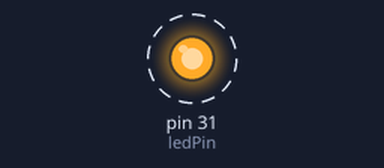
Simulated run of this sketch. Board: Arduino Mega 2560, built with avr-gcc and run on an emulated ATmega2560. Shown: output pins drawn as LEDs (lit = HIGH). Dashed ring = blinking. No radio packets arrive unless stated; what the sketch prints to the serial monitor is not drawn.

Above: at 0.03 s.
Timing chart, 0 to 3.0 s (numbered marks = the images above):
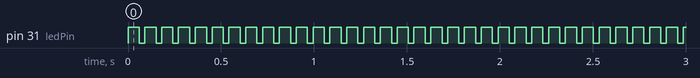

Measured:
- by itself, pin 31 (ledPin): alternates HIGH for 0.06 s and LOW for 0.03 s

The sketch:

RF_433_TRANSMISSOR.ino
```cpp
//Test and text transmission with RF module for Arduino http://zygzax.com
//TRANSMITTER
#include <VirtualWire.h>

#define txPin 32
#define ledPin 31

String MESSAGE_PREFIX = "@M";
String LED_PREFIX = "@L";

void setup()
{
    Serial.begin(9600);
    vw_set_ptt_inverted(true);// Required by the RF module
    vw_setup(2000);// bps connection speed
    vw_set_tx_pin(txPin);// Arduino pin to connect the receiver data pin
    pinMode(ledPin, OUTPUT);
}

int i = 0;

void loop()
{

   digitalWrite(ledPin, HIGH);
   sendData2(MESSAGE_PREFIX+"Marcos "+String((++i)), 0, 30);
   Serial.println(MESSAGE_PREFIX+"Marcos "+String((i)));
   //sendData2(LED_PREFIX+"1", 1, 8000);
   //sendData2(LED_PREFIX+"0", 0, 1000);
}

void sendData(const char *msg, int ledStatus, int delayTime){
   vw_send((uint8_t *)msg, strlen(msg));
   vw_wait_tx();
   digitalWrite(ledPin, ledStatus);
   delay(delayTime);
}

void sendData2(String m, int ledStatus, int delayTime){
   char msg[50];
   m.toCharArray(msg, 50);
   vw_send((uint8_t *)msg, strlen(msg));
   vw_wait_tx();
   digitalWrite(ledPin, ledStatus);
   delay(delayTime);
}
```
